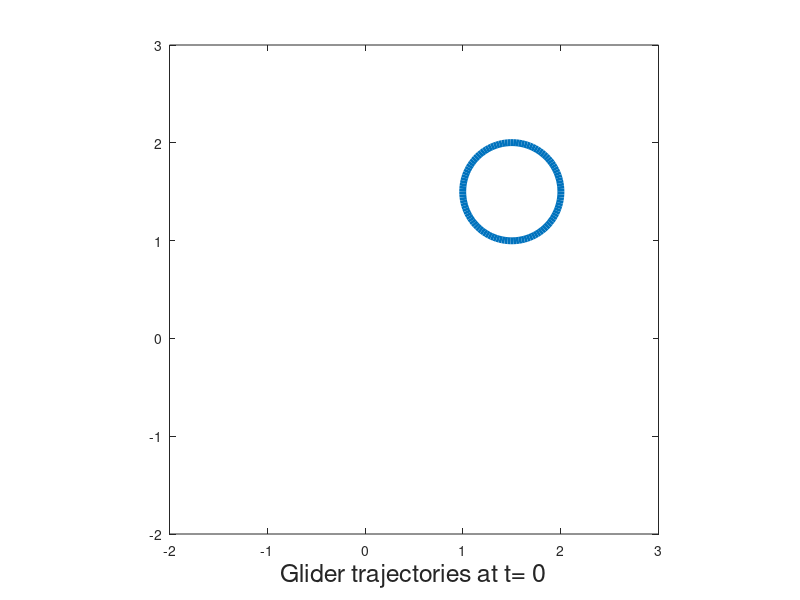

Reproduce this figure in MATLAB. (Note: this script raises an error after producing the figure.)
clear; close; clc;
dt = 0.05;
glider.n = 4; % gliders
glider.R = .20; % turning radius
glider.pos = [0,0;
    0,1;
    1,1;
    1,0]; % position (x,y)
glider.hdg = pi/2*[0 0 0 0]; % heading (psi)
glider.alt = 50*ones(glider.n,1); % altitude H
glider.v_s = zeros(glider.n,1); % vertical speed w
glider.hmin = 10;
glider.gam = 10; % glide ratio
landed = zeros(glider.n,1); % 1 once glider lands
W = zeros(glider.n,1); % wind
thermal.n = 9; % basis function Gaussian kernels
side = [-0.5 0.5 1.5];
[thermal.X, thermal.Y] = meshgrid(side, side);
thermal.x = reshape(thermal.X, 9,1);
thermal.y = reshape(thermal.Y, 9,1);
%%%%%%%%%%%%1
%           %
%  7  8  9  %
%           %
%  4  5  6  %
%           %
%  1  2  3  %
%           %
%%%%%%%%%%%%%
thermal.a = [10 1 1 1 1 1 1 1 5]*10;

filename = ['bank' num2str(glider.n) 'gam10.gif'];

figure('color','white',...
    'position',[500 500 1000 1000])

for t=0:dt:5
    % u = rand(glider.n,1); % control:[0(CCW-turn),1(CW-turn)]
    for i=1:glider.n
        % above threshold altitude
        if glider.alt(i) > glider.hmin
            % control policy: L/R
            % average descent rate on both sides of the flight path
            % turn towards the side with smaller average descent rate
            
            xi = glider.pos(i,1);
            yi = glider.pos(i,2);
            
            si = sin(glider.hdg(i));
            ci = cos(glider.hdg(i));
            
            
            L.n = 0; L.sum = 0; L.avg = 0;
            R.n = 0; R.sum = 0; R.avg = 0;
            
            for j=1:glider.n
                
                if j==i
                    continue;
                end
                
                xj = glider.pos(j,1);
                yj = glider.pos(j,2);
                
                % is glider j to the left of glider i?
                d = -si*(xj-xi) + ci*(yj-yi);
                if d > 0 % left
                    L.sum = L.sum + glider.v_s(j);
                    L.n = L.n + 1;
                else
                    R.sum = R.sum + glider.v_s(j);
                    R.n = R.n + 1;
                end
            end
            u = 0;
            % decision
            if L.n == 0 && R.n == 0
                continue
            elseif L.n == 0
                u = 0;
            elseif R.n == 0
                u = 1;
            else
                L.avg = L.sum/L.n;
                R.avg = R.sum/R.n;
                if L.avg > 0 && R.avg > 0
                    ratio = R.avg / L.avg;
                    if ratio > 1
                        ratio = 1;
                    end
                    u = ratio;
                elseif L.avg > 0 && R.avg < 0
                    u = 0;
                elseif L.avg < 0 && R.avg > 0
                    u = 1;
                elseif L.avg < 0 && R.avg < 0
                    ratio = R.avg / L.avg;
                    if ratio > 1
                        ratio = 1;
                    end
                    u = 1-ratio;
                end
            end
            
            
            
            % update position
            glider.hdg(i) = glider.hdg(i) + (1-2*u)*dt/glider.R;
            scatter(glider.pos(i,1),glider.pos(i,2),...
                glider.alt(i),[1-u 0 u],'filled');
            
            glider.pos(i,1) = glider.pos(i,1) + dt*ci; %x
            glider.pos(i,2) = glider.pos(i,2) + dt*si; %y
            % calculate wind velocity
            % sum induced velocity from each thermal
            w = 0;
            for k=1:thermal.n
                d2 = (glider.pos(i,1) - thermal.x(k))^2 +...
                    (glider.pos(i,2) - thermal.y(k))^2;
                wk = exp(-(d2));
                w = w + thermal.a(k) * wk;
            end
            glider.v_s(i) = w - glider.gam;
            % update altitude
            glider.alt(i) = glider.alt(i) + glider.v_s(i) * dt;
            % below threshold altitude
        else
            if landed(i) == 0
                plot(glider.pos(i,1), glider.pos(i,2),'kd','lineWidth',16);
                text(glider.pos(i,1), glider.pos(i,2),...
                    ['   landed: t= ' num2str(t)],'FontSize',16);
            end
            landed(i) = 1;
            continue
        end
        
        % plot thermal strengths
        for m=1:thermal.n
            scatter(thermal.x(m), thermal.y(m), 100*thermal.a(m),'g+','linewidth',5)
            scatter(thermal.x(m), thermal.y(m), 100*thermal.a(m),'go','linewidth',5)
        end
        xlabel(['Glider trajectories at t= ' num2str(t)],'FontSize',18);
    end
    hold on
    axis equal
    axis([-2 3 -2 3])
    box on
    drawnow
    frame = getframe(1);
    im = frame2im(frame);
    [imind,cm] = rgb2ind(im,256);
    if t == 0
        imwrite(imind,cm,filename,'gif', 'Loopcount',inf);
    else
        imwrite(imind,cm,filename,'gif','WriteMode','append');
    end
    
end